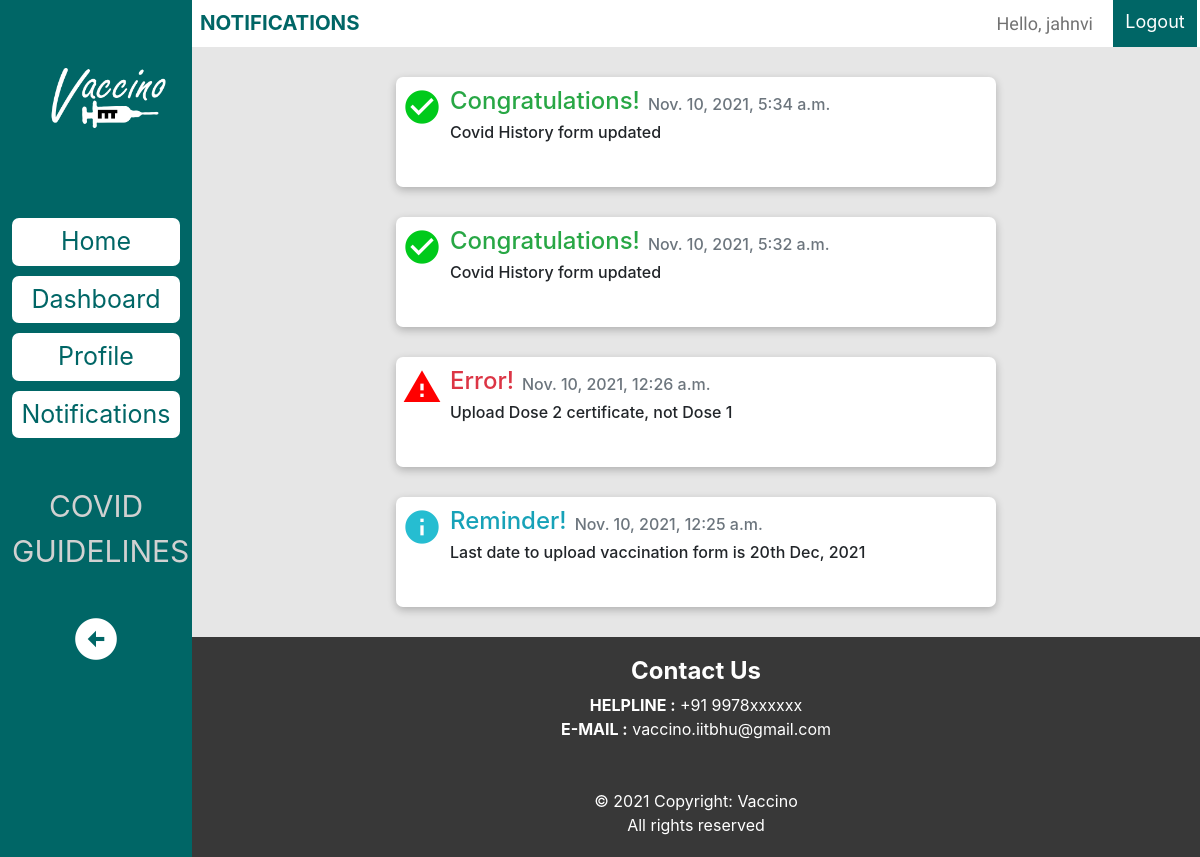
The page /base/notif/ (signed in) on the database as committed earlier.
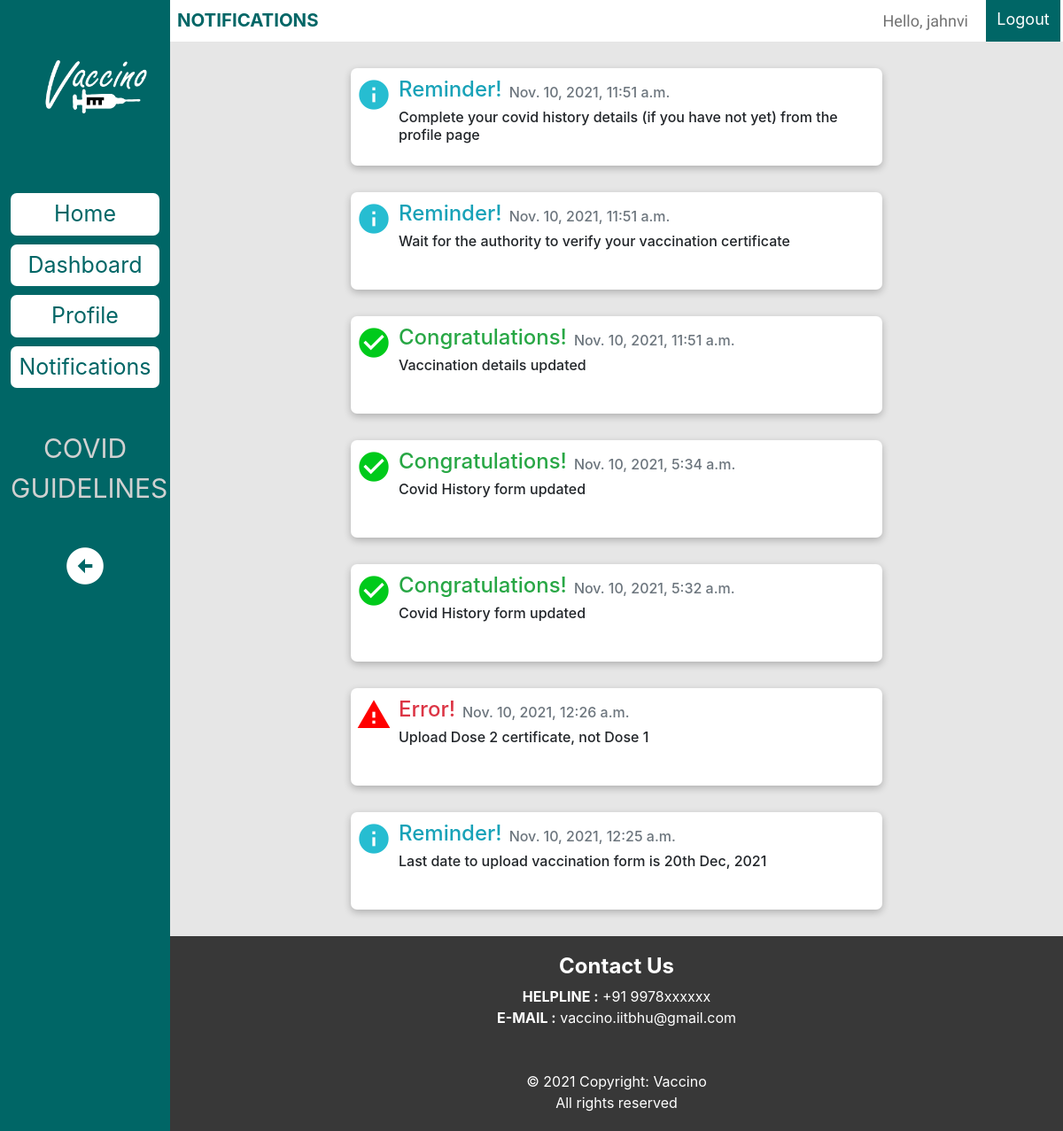
The same page on the database as committed later.
### base/models.py (models this page shows)
class Notifications(models.Model):
    student2 = models.ForeignKey(User, related_name='student2', on_delete=models.CASCADE, null=True, blank=True)
    message = models.TextField(null=True, blank=True)
    option = models.CharField(max_length=15, blank=True, choices= NOTIF_CHOICES)
    date_notif = models.DateTimeField(null=True, blank=True)

### base/views.py (the view)
# urls.py: path('notif/', views.notif, name='notif'),
def notif(request):
    context = {
        'user_notifs': None,
    }
    user_notifs = Notifications.objects.all().order_by('-date_notif')
    context['user_notifs'] = user_notifs
    return render(request, 'notif.html',context = context)

### base/templates/notif.html
{% extends "base_generic.html" %}
{% load static %}
{% block style %}
<link rel="stylesheet" href="{% static 'css/notif.css' %}">
{% endblock %}
{% block page %}
NOTIFICATIONS
{% endblock%}
{% block content %}
   {% for user_notif in user_notifs %}
      {% if user_notif.student2 == user or not user_notif.student2 %}
      <div class="box">
         {% if user_notif.option == "success" %}
         <i class="material-icons" style="font-size: 40px; color: rgb(0, 202, 27);">check_circle</i>
         {% elif user_notif.option == "error" %}
         <i class="material-icons" style="font-size: 40px; color: red;">warning</i>
         {% elif user_notif.option == "info" %}
         <i class="material-icons" style="font-size: 40px; color: rgb(38, 189, 209);">info</i>
         {% endif %}
         <div class="d-flex flex-column">
            <div class="d-sm-flex">
               {% if user_notif.option == "success" %}
               <div class="h4 ml-2 text-success">Congratulations! </div>
               {% elif user_notif.option == "error" %}
               <div class="h4 ml-2 text-danger">Error! </div>
               {% elif user_notif.option == "info" %}
               <div class="h4 ml-2 text-info">Reminder! </div>
               {% endif %}
               <div class="h6 ml-2 mt-2 text-muted">{{ user_notif.date_notif }}</div>
            </div>
            <div class="h6 ml-2">
               {{ user_notif.message }}
            </div>
         </div>
      </div>
      {% endif %}
   {% endfor %}
{% endblock %}

### base/templates/base_generic.html (shortened to what this page needs)
{% load static %}
<!DOCTYPE html>
<html lang="en">
  <head>
    <link
      rel="stylesheet"
      href="https://cdn.jsdelivr.net/npm/bootstrap@4.5.3/dist/css/bootstrap.min.css"
    />
    <link rel="stylesheet" href="{% static 'css/base_generic.css' %}" />
    {% block style %} {% endblock %}
  </head>
  <body>
    <div class="d-flex">
      <div class="sidenav" id="sidenav">
        <div class="shownav" id="shownav">
          <img src="{% static 'img/logo.png' %}" alt="VACCINO" />
          <a href="{% url 'index' %}" class="d-flex justify-content-center mt-5">Home</a>
          <a href="{% url 'dashboard' %}" class="d-flex justify-content-center">Dashboard</a>
          <a href="{% url 'profile' %}" class="d-flex justify-content-center">Profile</a>
          <a href="{% url 'notif' %}" class="d-flex justify-content-center mb-3">Notifications</a>
          <a href="https://www.who.int/emergencies/diseases/novel-coronavirus-2019/advice-for-public"
          target="_blank" class="guide">
            COVID <br/>
            GUIDELINES
          </a>
          <div class="text-center">
            <div class="material-icons" style="font-size: 50px; color:white;" id="hidebtn" role="button">
            </div>
          </div>
        </div>
      </div>
      <div class="d-flex flex-column min-vh-100 container-fluid" id="main">
        <div class="row bg-white d-flex">
          <div class="mr-auto p-2">{% block page %} {% endblock %}</div>
          {% if user.is_authenticated %}
          <div class="greet"> Hello, {{user.username}}</div>
          <a href="{% url 'logout' %}" class="p-2">Logout</a>
          {% else %}
          <a href="{% url 'login' %}" class="p-2">Login</a>
          <a href="{% url 'register' %}" class="p-2">Register</a>
          {% endif %}
        </div>
        <div class="main">{% block content %} {% endblock %}</div>
        <div class="mt-auto row footer">
            <div class="d-flex flex-column">
            <div class="text-center">
            <h4><b>Contact Us</b></h4>
            <div> <b>HELPLINE :</b> +91 9978xxxxxx</div>
            <div><b>E-MAIL :</b> vaccino.iitbhu@gmail.com</div>
            </div>
            <br><br>
            <div class="text-center">
              © 2021 Copyright: Vaccino<br/>
              All rights reserved
            </div>
        </div>
      </div>
    </div>
  </body>
</html>

### static/css/base_generic.css (style rules this page uses)
body { background-color: #e6e6e6; min-height: 100%; position: relative; }
.sidenav img { width: 150px; height: 150px; margin-left: 3vw; }
.sidenav { height: 100%; width: clamp(180px,16vw,16vw); position: fixed; background-color: #006666; padding-top: 20px; }
.sidenav a { padding: 5px 0px; text-decoration: none; font-size: 25px; color: #006666; background-color: white; margin: 10px 12px; border-radius: 7px; }
.sidenav .guide { color: rgb(209, 209, 209); background: none; font-size: 30px; text-align: center; display: block; padding: 30px 0px; }
.container-fluid { margin-left: clamp(180px, 16vw, 16vw); max-width: 100vw; }
.p-2 { color: white; background-color: #006666; font-size: clamp(15px, 1.5vw, 1.5vw); margin-right:3px; width: clamp(70px, 7vw, 7vw); text-align: center; }
.mr-auto, .mr-auto:hover { color: #006666; background: none; font-size: clamp(17px, 1.7vw, 1.7vw); font-weight: bold; }
.footer { display: flex; flex-direction: row; justify-content: center; text-align: center; background-color: rgb(56, 56, 56); color: white; bottom:auto; min-height: 100px; padding: 20px 0px; }
.greet { color: #474747c4; text-align: center; font-size: clamp(15px, 1.5vw, 1.5vw); margin: auto 10px; font-family: 'Titillium Web', sans-serif; padding-right: 10px; }

### static/css/notif.css (style rules this page uses)
.box { display: flex; align-self: center; max-width: 600px; min-height: 110px; background-color: white; border-radius: 7px; box-shadow: rgba(0, 0, 0, 0.24) 0px 3px 8px; padding: 10px 6px; margin: 30px auto; }

Rows that differ between the two databases and show on the page:
added Notifications: option "info" (drawn), date_notif "Nov. 10, 2021, 11:51 a.m.", message "Complete your covid history details (if you have not yet) from the profile page"
added Notifications: option "info" (drawn), date_notif "Nov. 10, 2021, 11:51 a.m.", message "Wait for the authority to verify your vaccination certificate"
added Notifications: option "success" (drawn), date_notif "Nov. 10, 2021, 11:51 a.m.", message "Vaccination details updated"
